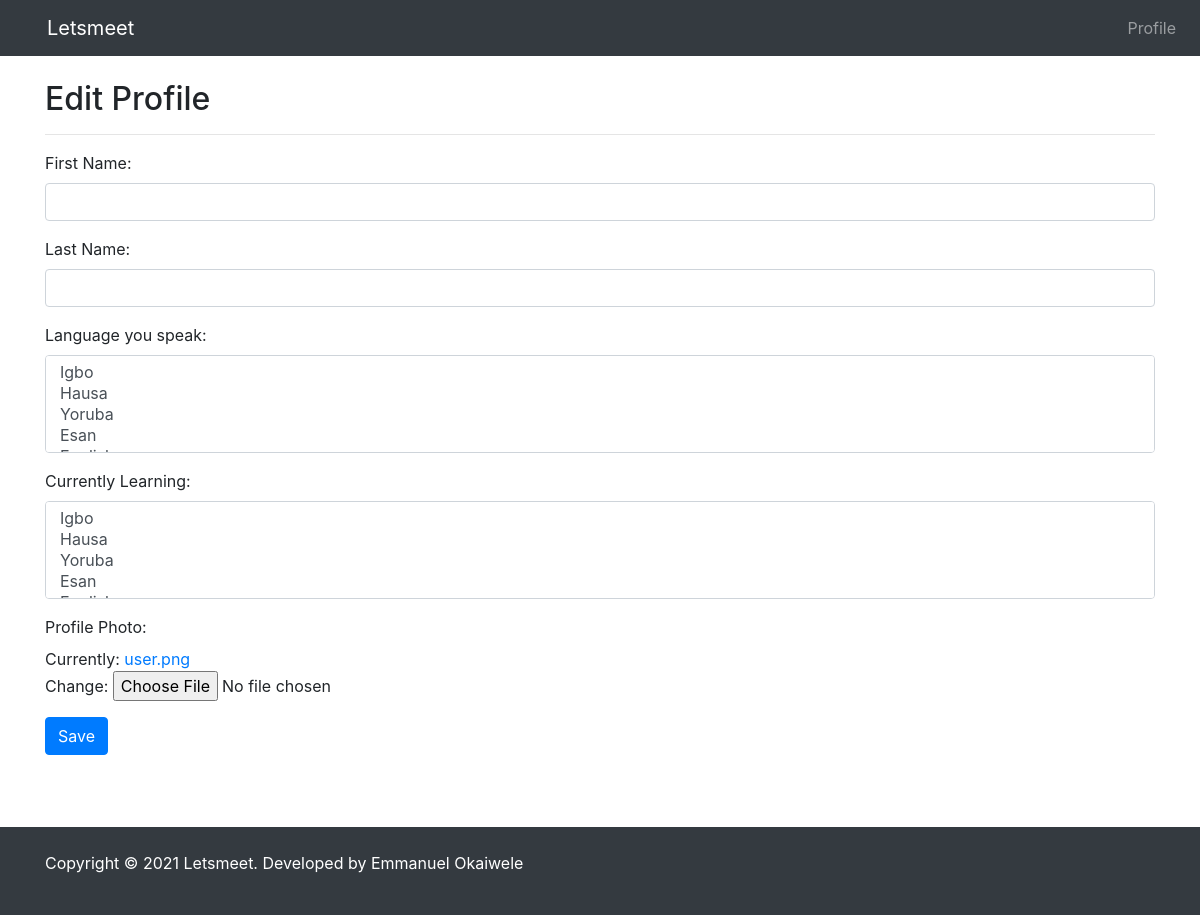
The page /edit/ (signed in) on the database as committed earlier.
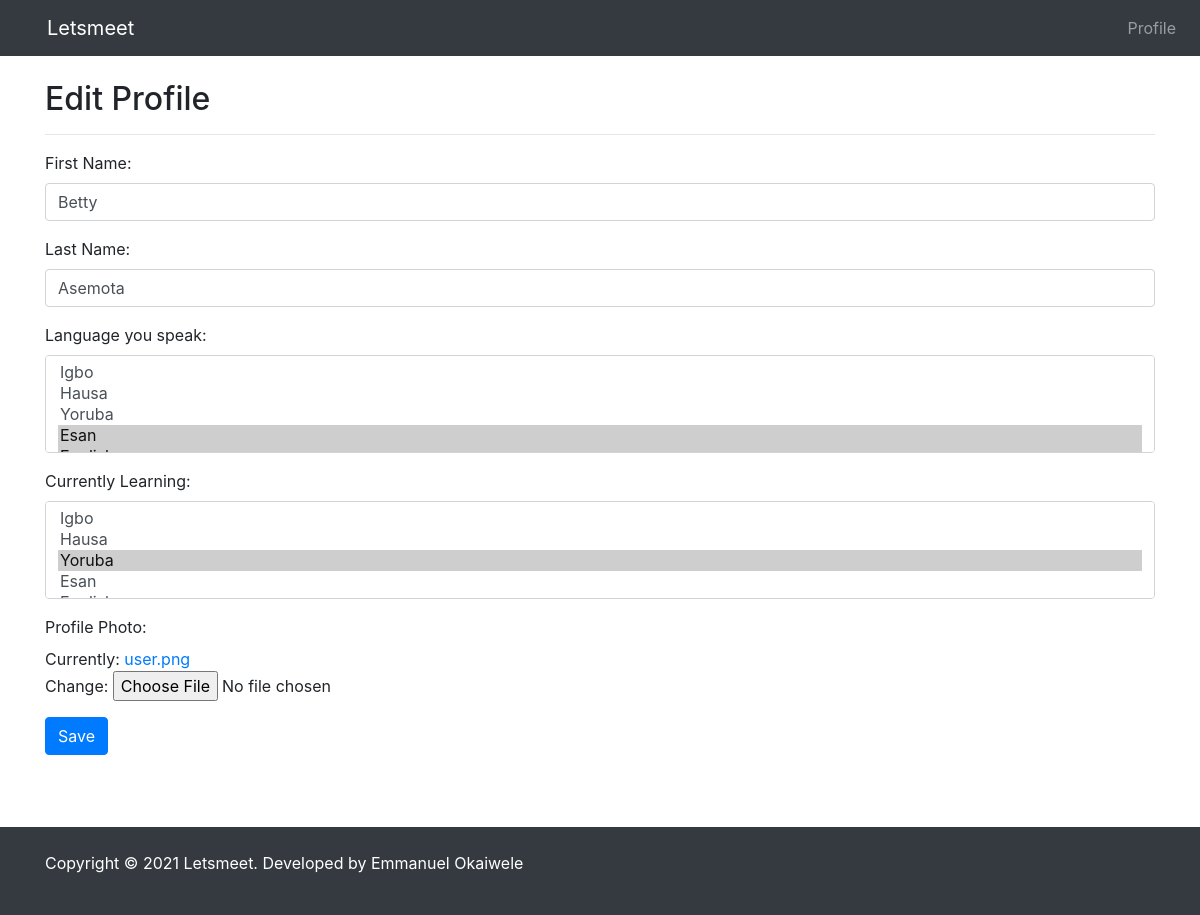
The same page on the database as committed later.
### pages/models.py (models this page shows, shortened)
class Profile(models.Model):
    user = models.OneToOneField(User, blank=True,null=True,on_delete=models.CASCADE)
    first = models.CharField(max_length=200,blank=True,null=True,)
    last = models.CharField(max_length=200,blank=True,null=True,)
    photo = models.ImageField(default='user.png', upload_to='photos/%y/%m', blank=True,null=True)
    friends = models.ManyToManyField('self',blank=True)
    speaks = models.CharField(max_length=200,blank=True,null=True)
    is_learning =  models.CharField(max_length=200, blank=True,null=True)
    def get_absolute_url(self):
        return reverse("pages:profile", kwargs={"profile_id": self.pk})
    class Meta:
        ordering = ['-id']

### pages/views.py (the view)
# urls.py: path('edit/', edit_profile, name="edit"),
def edit_profile(request):
    if request.method == "POST":
        form = ProfileEditForm(instance=request.user.profile, data=request.POST, files=request.FILES)
        if form.is_valid():
            obj = form.save(commit=False)
            obj.speaks = form.from_value_to_label('speaks')
            obj.is_learning = form.from_value_to_label('is_learning')
            obj.save()
            messages.success(request, "Profile updated successfully")
            return redirect('pages:profile', profile_id=request.user.profile.id)
    else:
        is_learning = from_label_to_value(request, 'is_learning')
        speaks = from_label_to_value(request, 'speaks')
        form = ProfileEditForm(instance=request.user.profile, initial={'is_learning': is_learning, 'speaks': speaks})
    return render(request, 'pages/edit.html',{'form':form})

### pages/forms.py (shortened to what this page needs)
class ProfileEditForm(forms.ModelForm):
    first = forms.CharField(label='First Name', widget=forms.TextInput(attrs={'class':'form-control'}))
    last = forms.CharField(label='Last Name', widget=forms.TextInput(attrs={'class':'form-control'}))
    speaks = forms.MultipleChoiceField(label='Language you speak', choices=LANGUAGE_CHOICES, widget=forms.SelectMultiple(attrs={'class':'form-control'}))
    is_learning = forms.MultipleChoiceField(label='Currently Learning', choices=LANGUAGE_CHOICES, widget=forms.SelectMultiple(attrs={'class':'form-control'}))
    photo = forms.ImageField(label='Profile Photo')
    class Meta:
        model = Profile
        fields = ['first','last','speaks','is_learning','photo']

### pages/utils.py (called while the page is built)
def from_label_to_value(request, field):
    if field == 'speaks':
        labels = request.user.profile.speaks
    else:
        labels = request.user.profile.is_learning
    if labels is not None:
        values = [value for value,label in LANGUAGE_CHOICES if label in labels]
        values = [int(i) for i in values]
    else:
        values = ''
    return values

### pages/templates/pages/edit.html (shortened to what this page needs)
{% extends 'pages/base.html' %}
{% block content  %}
<div class="clk-sm-8 mx-auto mb-5">
    <h2>Edit Profile</h2><hr>
    <form method="POST" autocomplete="off">
        {% for field in form %}
        <p>
        {{ field.label_tag }}<br>
        {{ field }}
        </p>
        {% endfor %}
        <button type="submit" class="btn btn-primary">Save </button>
    </form><br>
</div>
{% endblock content  %}

Rows that differ between the two databases and show on the page:
changed Profile: first (not shown) → "Betty"; last (not shown) → "Asemota"; speaks "Igbo / Hausa / Yoruba / Esan" → "Igbo / Hausa / Yoruba / Esan ☑"; is_learning "Igbo / Hausa / Yoruba / Esan" → "Igbo / Hausa / Yoruba ☑ / Esan"
